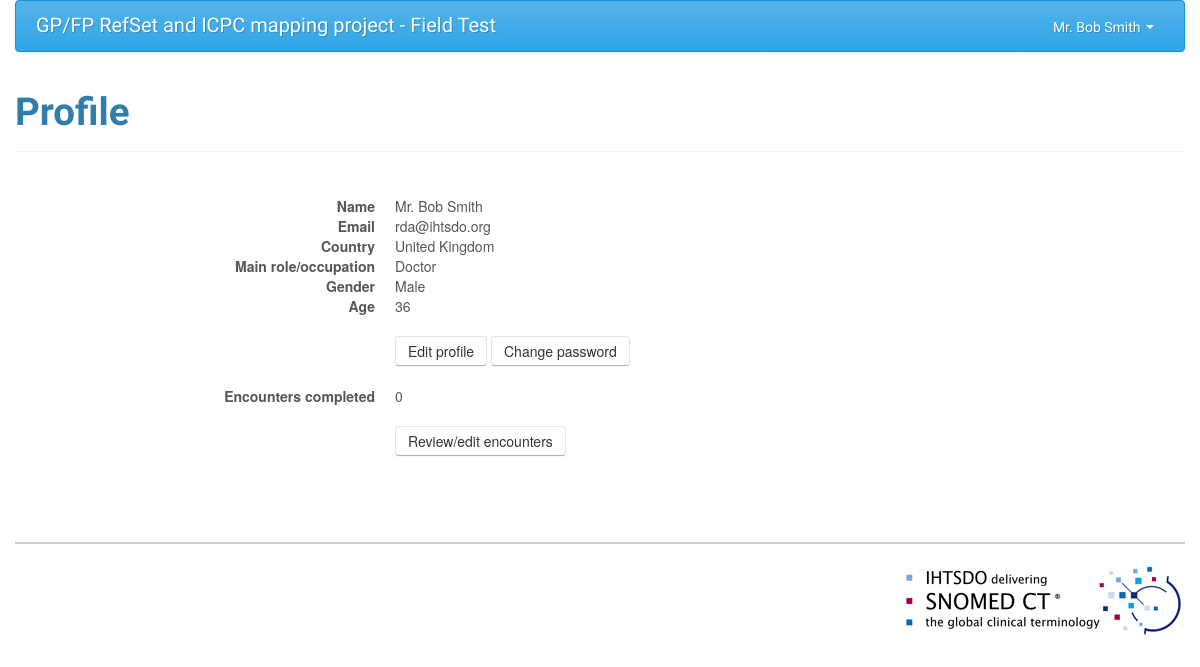
The app's page /profile.php (signed in) with its own data.
### tables this page shows
CREATE TABLE `Users` (
  `user_id` mediumint(9) NOT NULL AUTO_INCREMENT,
  `title_id` int(11) DEFAULT NULL,
  `first_name` varchar(25) NOT NULL,
  `last_name` varchar(50) NOT NULL,
  `email` varchar(50) NOT NULL,
  `password` varchar(50) NOT NULL,
  `role` varchar(50) NOT NULL,
  `age` int(11) DEFAULT NULL,
  `gender_id` int(11) DEFAULT NULL,
  `country_id` int(11) NOT NULL,
  `verified` tinyint(1) NOT NULL DEFAULT '0',
  `verification` varchar(256) DEFAULT NULL,
  `field_test_complete` smallint(6) NOT NULL DEFAULT '0',
  `date_modified` timestamp NOT NULL DEFAULT CURRENT_TIMESTAMP,
  `date_created` timestamp NOT NULL DEFAULT '0000-00-00 00:00:00',
  PRIMARY KEY (`user_id`)
);

CREATE TABLE `Countries` (
  `country_id` int(11) NOT NULL,
  `country_code` varchar(2) NOT NULL,
  `name` varchar(50) NOT NULL
);

CREATE TABLE `Gender` (
  `gender_id` int(11) NOT NULL,
  `gender` varchar(10) NOT NULL,
  UNIQUE KEY `id` (`gender_id`)
);

### profile.php (the view, shortened to what this page needs)
<!DOCTYPE html>
<html lang="en">
<head>
  <?php require('inc/head.php'); ?>
</head>
<body>
  <div class="container">
    <?php require('inc/header.php'); ?>
    <div class="main clearfix">
      <div class="page-header">
        <h1>Profile</h1>
      </div>
<?php
if(!$_SESSION["logged"]){
  include('inc/not-logged-in.php');
} else {
  $rows = mysql_query("SELECT * FROM Users WHERE user_id='$_SESSION[user_id]'") or die(mysql_error());
  $user = mysql_fetch_array($rows);
  $userCountry = mysql_fetch_array(mysql_query("SELECT name FROM Countries WHERE country_id='$user[country_id]'")) or die(mysql_error());
  $userGender = mysql_fetch_array(mysql_query("SELECT gender FROM Gender WHERE gender_id='$user[gender_id]'")) or die(mysql_error());
  $encountersData = mysql_query("SELECT * FROM Encounters WHERE user_id='$user[user_id]' AND complete='1'") or die(mysql_error());
  $encounters = mysql_num_rows($encountersData);
?>
      <div class="row">
        <div class="span8 offset2">
          <form class="form-horizontal faux-form">
            <dl class="dl-horizontal">
              <dt>Name</dt>
              <dd><?= ($_SESSION['title'] !== 'Other' ? $_SESSION['title'].' ' : ''); ?><?= $user['first_name'].' '.$user['last_name']; ?></dd>
              <dt>Email</dt>
              <dd><?= $user['email']; ?></dd>
              <dt>Country</dt>
              <dd><?= $userCountry['name']; ?></dd>
              <dt>Main role/occupation</dt>
              <dd><?= $user['role']; ?></dd>
              <dt>Gender</dt>
              <dd><?= $userGender['gender']; ?></dd>
              <dt>Age</dt>
              <dd><?= $user['age']; ?></dd>
            </dl>
            <div class="control-group">
              <div class="controls">
                <a class="btn" href="edit-profile.php">Edit profile</a>
                <a class="btn" href="change-password.php">Change password</a>
              </div>
            </div>
            <dl class="dl-horizontal">
              <dt>Encounters completed</dt>
              <dd><?= $encounters; ?></dd>
            </dl>
            <div class="control-group">
              <div class="controls">
                <a class="btn" href="encounters.php">Review/edit encounters</a>
              </div>
            </div>
          </form>
        </div>
      </div>
<?php
}
?>
    </div>
    <?php require('inc/footer.php'); ?>
  </div>
</body>
</html>

### inc/head.php (shortened to what this page needs)
<link rel="stylesheet" href="/css/bootstrap.min.css">
<link rel="stylesheet" href="/css/bootstrap-responsive.css">
<link rel="stylesheet" href="/css/style.css">

### inc/header.php (shortened to what this page needs)
<header>
  <div class="navbar">
    <div class="navbar-inner">
      <a class="brand" href="/">GP/FP RefSet and ICPC mapping project - Field Test</a>
      <?php
      if($_SESSION["logged"]){
      ?>
      <ul class="nav pull-right">
        <li class="dropdown">
          <a class="dropdown-toggle" data-toggle="dropdown" role="button" href="#"><?= ($_SESSION['title'] !== 'Other' ? $_SESSION['title'].' ' : ''); ?><?= $_SESSION['first_name'].' '.$_SESSION['last_name'] ?> <b class="caret"></b></a>
        </li>
      </ul>
      <?php
      }
      ?>
    </div>
  </div>
</header>

### inc/footer.php
<footer>
  <img class="pull-right" src="/img/logos/footer-logo.png" alt="IHTSDO delivering SNOMED CT, the global clinical terminology">
</footer>

### css/style.css (style rules this page uses)
.main { min-height: 450px; }
footer { border-top: 2px solid #ccc; margin-top: 20px; padding-top: 20px; }

### records on screen
users: first_name "Bob", last_name "Smith", email "rda@ihtsdo.org", role "Doctor", age "36"
countries: name "United Kingdom"
gender: gender "Male"

### other values on screen
$_SESSION['title'] "Mr."
$_SESSION['first_name'] "Bob"
$_SESSION['last_name'] "Smith"
$encounters "0"
